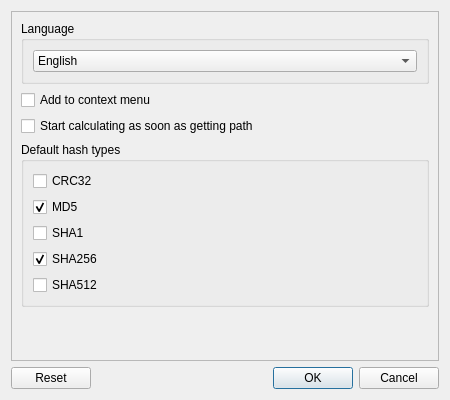
<?xml version="1.0" encoding="UTF-8"?>
<ui version="4.0">
 <class>Config</class>
 <widget class="QDialog" name="Config">
  <property name="geometry">
   <rect>
    <x>0</x>
    <y>0</y>
    <width>450</width>
    <height>400</height>
   </rect>
  </property>
  <property name="windowTitle">
   <string>Dialog</string>
  </property>
  <layout class="QVBoxLayout" name="verticalLayout">
   <item>
    <widget class="QScrollArea" name="scrollArea">
     <property name="widgetResizable">
      <bool>true</bool>
     </property>
     <widget class="QWidget" name="scrollAreaWidgetContents">
      <property name="geometry">
       <rect>
        <x>0</x>
        <y>0</y>
        <width>426</width>
        <height>339</height>
       </rect>
      </property>
      <layout class="QVBoxLayout" name="verticalLayout_2">
       <item>
        <widget class="QGroupBox" name="groupBox">
         <property name="title">
          <string>Language</string>
         </property>
         <layout class="QVBoxLayout" name="verticalLayout_3">
          <item>
           <widget class="QComboBox" name="comboBox">
            <item>
             <property name="text">
              <string>English</string>
             </property>
            </item>
            <item>
             <property name="text">
              <string>简体中文</string>
             </property>
            </item>
           </widget>
          </item>
         </layout>
        </widget>
       </item>
       <item>
        <widget class="QCheckBox" name="checkBox">
         <property name="text">
          <string>Add to context menu</string>
         </property>
        </widget>
       </item>
       <item>
        <widget class="QCheckBox" name="checkBox_7">
         <property name="text">
          <string>Start calculating as soon as getting path</string>
         </property>
        </widget>
       </item>
       <item>
        <widget class="QGroupBox" name="groupBox_2">
         <property name="title">
          <string>Default hash types</string>
         </property>
         <layout class="QVBoxLayout" name="verticalLayout_4">
          <item>
           <widget class="QCheckBox" name="checkBox_2">
            <property name="text">
             <string>CRC32</string>
            </property>
           </widget>
          </item>
          <item>
           <widget class="QCheckBox" name="checkBox_3">
            <property name="text">
             <string>MD5</string>
            </property>
            <property name="checked">
             <bool>true</bool>
            </property>
           </widget>
          </item>
          <item>
           <widget class="QCheckBox" name="checkBox_4">
            <property name="text">
             <string>SHA1</string>
            </property>
           </widget>
          </item>
          <item>
           <widget class="QCheckBox" name="checkBox_5">
            <property name="text">
             <string>SHA256</string>
            </property>
            <property name="checked">
             <bool>true</bool>
            </property>
           </widget>
          </item>
          <item>
           <widget class="QCheckBox" name="checkBox_6">
            <property name="text">
             <string>SHA512</string>
            </property>
           </widget>
          </item>
         </layout>
        </widget>
       </item>
       <item>
        <spacer name="verticalSpacer">
         <property name="orientation">
          <enum>Qt::Vertical</enum>
         </property>
         <property name="sizeHint" stdset="0">
          <size>
           <width>20</width>
           <height>40</height>
          </size>
         </property>
        </spacer>
       </item>
      </layout>
     </widget>
    </widget>
   </item>
   <item>
    <layout class="QHBoxLayout" name="horizontalLayout">
     <item>
      <widget class="QPushButton" name="pushButton">
       <property name="text">
        <string>Reset</string>
       </property>
      </widget>
     </item>
     <item>
      <spacer name="horizontalSpacer">
       <property name="orientation">
        <enum>Qt::Horizontal</enum>
       </property>
       <property name="sizeHint" stdset="0">
        <size>
         <width>40</width>
         <height>20</height>
        </size>
       </property>
      </spacer>
     </item>
     <item>
      <widget class="QDialogButtonBox" name="buttonBox">
       <property name="orientation">
        <enum>Qt::Horizontal</enum>
       </property>
       <property name="standardButtons">
        <set>QDialogButtonBox::Cancel|QDialogButtonBox::Ok</set>
       </property>
      </widget>
     </item>
    </layout>
   </item>
  </layout>
 </widget>
 <resources/>
 <connections>
  <connection>
   <sender>buttonBox</sender>
   <signal>accepted()</signal>
   <receiver>Config</receiver>
   <slot>accept()</slot>
   <hints>
    <hint type="sourcelabel">
     <x>248</x>
     <y>254</y>
    </hint>
    <hint type="destinationlabel">
     <x>157</x>
     <y>274</y>
    </hint>
   </hints>
  </connection>
  <connection>
   <sender>buttonBox</sender>
   <signal>rejected()</signal>
   <receiver>Config</receiver>
   <slot>reject()</slot>
   <hints>
    <hint type="sourcelabel">
     <x>316</x>
     <y>260</y>
    </hint>
    <hint type="destinationlabel">
     <x>286</x>
     <y>274</y>
    </hint>
   </hints>
  </connection>
 </connections>
</ui>
